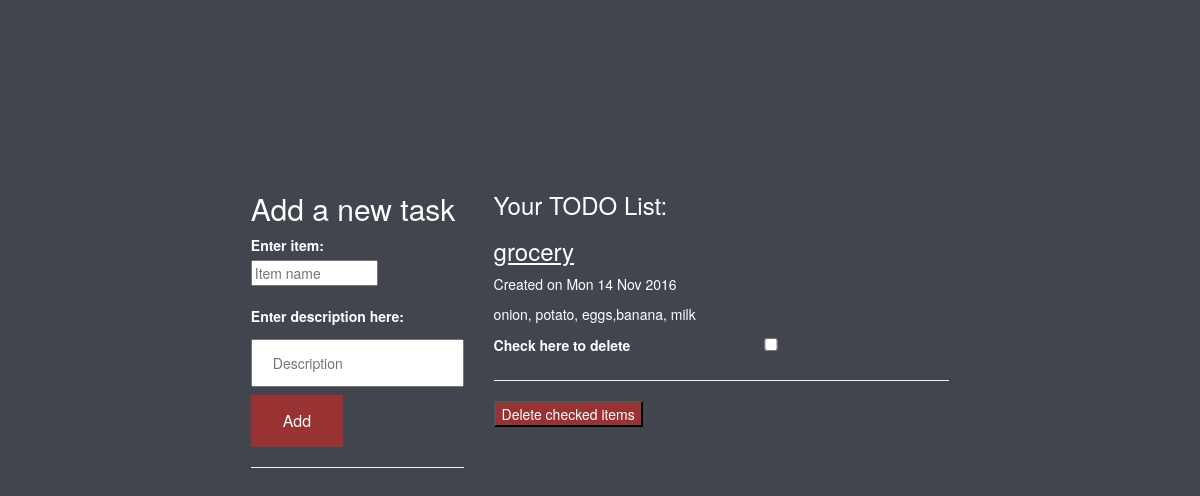
Before: / with the older database file.
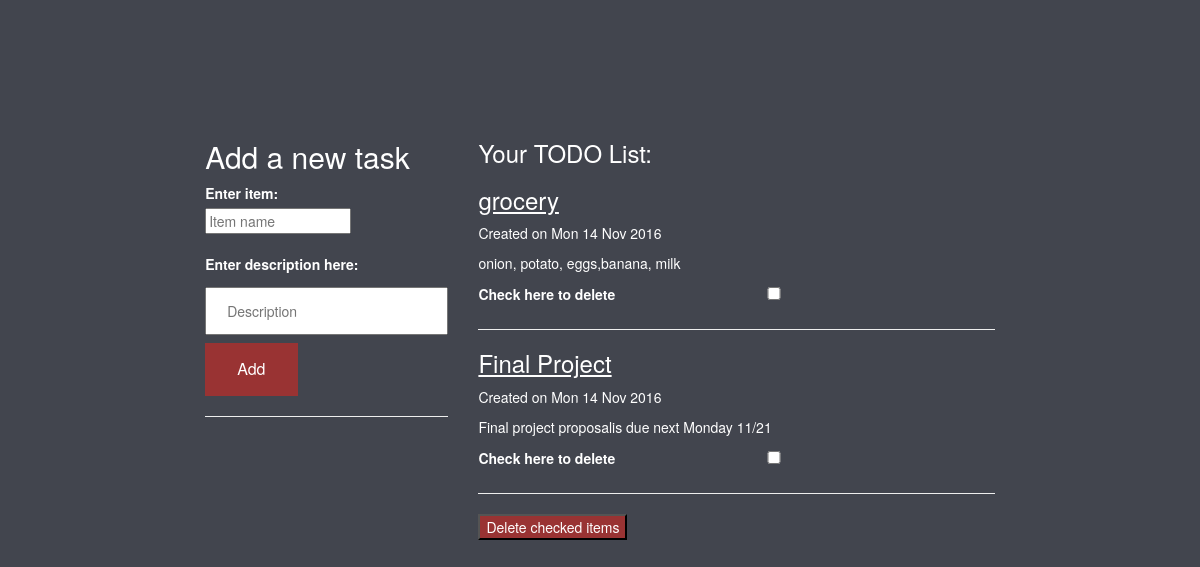
After: the same page with the newer database file.
### MytodoListApp/models.py (models this page shows)
class todo(models.Model):
    task_name = models.CharField(max_length=100, null=True)
    task_description = models.TextField(max_length=255, null=True)
    date_created = models.DateTimeField(auto_now_add=True, null=True)
    class Meta:
        ordering = ['date_created']

### MytodoListApp/views.py (the view)
# urls.py: url(r'^$', views.index, name='index'),
def index(request):
    if request.method == 'POST':
        name = request.POST.get('name')
        description = request.POST.get('description')
        items = todo.objects.create(task_name=name, task_description=description)
    items = todo.objects.all()
    return render(request, 'MytodoListApp/index.html', {'items': items})

### MytodoListApp/templates/MytodoListApp/index.html (shortened to what this page needs)
{% load staticfiles %}
<html>
    <head>
        <link rel="stylesheet" href="//maxcdn.bootstrapcdn.com/bootstrap/3.2.0/css/bootstrap.min.css">
        <link rel="stylesheet" href="//maxcdn.bootstrapcdn.com/bootstrap/3.2.0/css/bootstrap-theme.min.css">
        <link rel="stylesheet" href="{% static 'css/todo.css' %}">
    </head>
    <body class="align">
      <div class="grid">
          <br />
          <form class="Add" action="/" method="post">
              <div class="col-sm-4">
                  <h2> Add a new task</h2>
                  <label for="lname">Enter item:</label><br />
                  <input type="text" class="tname" name="name" placeholder="Item name"><br /> <br />
                  <label for="ldesc">Enter description here:</label>
                  <input type="text" class="tdesc"name="description" placeholder="Description">
                  <button type="submit" value=" " class="button"> Add </button>
                      <br />
                  <hr />
              </div>
              <div class="col-sm-8">
                  <p><h3>Your TODO List:</h3></p>
                  {% for x in items %}
                  <h3><ins>{{ x.task_name }}</ins></h3>
                  <p>Created on {{ x.date_created|date:"D d M Y" }}</p>
                  <p>{{ x.task_description }}</p>
                  <label>Check here to delete</label>
                  <input type="checkbox" name="itemsCheckedForDelete" value= "{{x.id}}">
                      <hr />
                  {% endfor %}
                  <button type="submit"formaction="delete_todo/" value="" style="background-color: #993333">Delete checked items</button>
              </div>
          </form>
      </div>
    </body>
</html>

Changed rows visible on the page:
added todo: task_name "Final Project", date_created "Mon 14 Nov 2016", task_description "Final project proposalis due next Monday 11/21"
